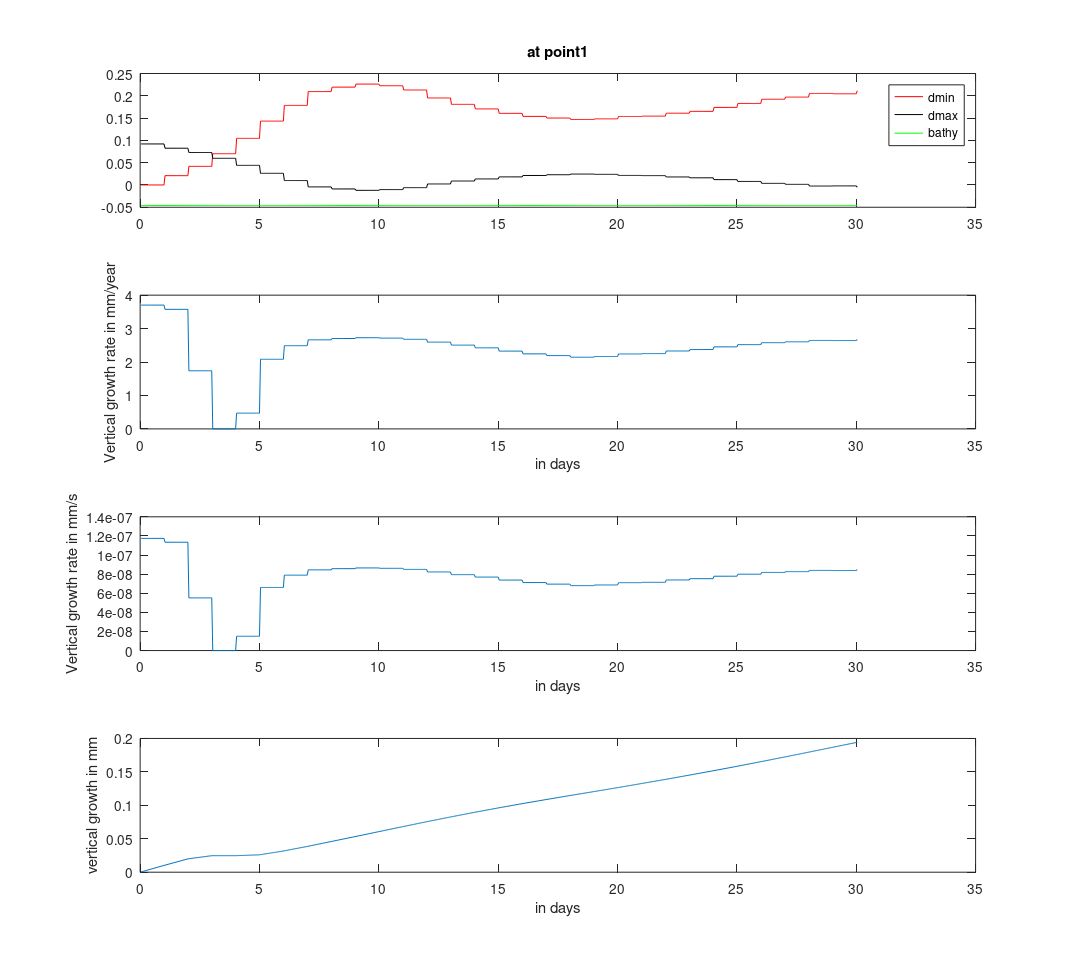
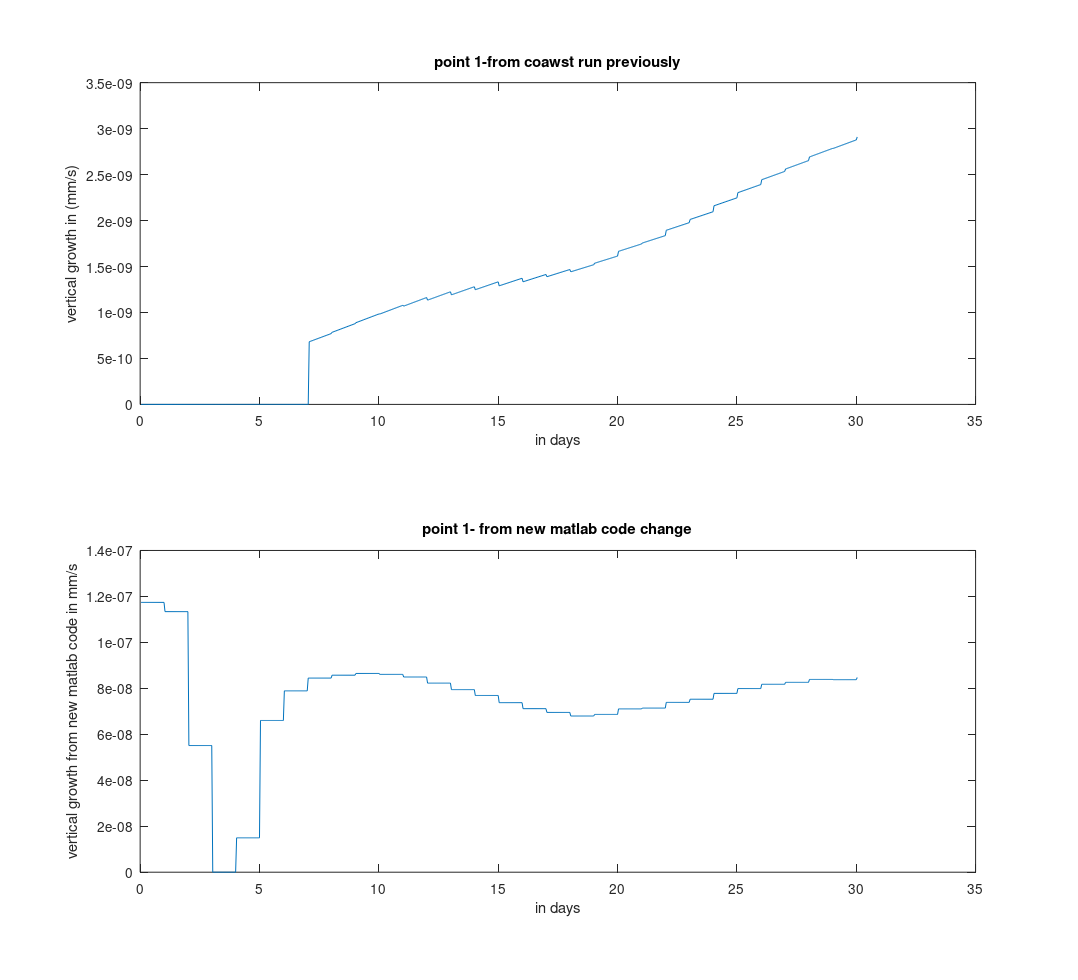

MATLAB code to generate these figures, in order:
clear all ; close all ; clc ; 
% iterate through time
% Adaptation of growht curve to COAWST model ..need to read a mat file
% with information of mean high water and a marsh elevation (or bathy that
% would be the depth % 
% currently the mat file has information on two points 

%
% 
sec2day=1.0/86400; 
dt=3600; 
por=.9; % #rough estimate of 1-porosity
dens=2650; 
chiref=0.158; %# recalcitrant carbon
po=(1-por)*dens ; % 300; % *(1-por)*density ;% 
bedmass(1:721)=250; % Initial bedmass of organic matter in kg/sq-m
marsh_grow(1:721)=0.0 ; 
marsh_mask=1 ;


% I have to double check but I recall nuGp has units [1/day] 
%AMC then has units kg/[s m^2 ]  (e.g. the total growth for 180 days, is resealed to a yearly rate in seconds)
%then (kg/[s m^2]) /( kg/[m^3]) = m/s  which is the vertical accretion rate as appropriate
%As for the scaling factor, this was a simple math excercise.
%It will take me time to recreate but basically, when the 
%derivative of the parabola is zero you want the function to evaluate at 
%1 given the two roots Dmax and Dmin of the parabola
% 
% 
% 
load('point12_data_mvt','zeta1','dmin1','mvt1',.....
                        'mbp1','mtr1','h1',........
                        'zeta2','dmin2','mvt2',.....
                        'mbp2','mtr2','h2'); 
 marsh_grow_old = 0.0 ; 
 for iic=1:length(dmin1)  ; % length(Dmin)
%   %disp('dt in days')
   dt_indays(iic)=iic*dt*sec2day ;
   BMax=2.500; %# kg/m2
   
   Dmin=dmin1(iic)     ; % Read in MHW)
   
   Dmax=-0.73*2.0*Dmin+0.092+Dmin; % 
   
   dmax1(iic)=Dmax     ;

   Depth=h1            ; 
   %Depth=-0.05 ;%zeta1(iic)    ; % you know i wrote my thoughts about our onr work, but nobody talks science together so i kept that as a note.. because like you said John was borderline weird to me that pissed me off .. in order to fill him with neils work , i showed him reedy creek sims and wave thrust. now the waves there are 0.001 mm in height ..� 
   
   Depth=abs(Depth); 
   AA=0.25*(Dmin-Dmax)*(Dmax-Dmin)          ; 
   Bpeak=BMax*(Depth-Dmax)*(Depth-Dmin)/AA  ;% #peak biomass as a function of depth
%   
   Bpeak(Bpeak<=1e-9)=0  ;
%   Bfrac=(Bpeak/BMax);  % #quick fraction for plotting
%   
   Bpeak=max(Bpeak,0.0) ; 
   nuGp=.0138 ; % accordign to Joel units of 1/day #below ground  fraction 
% % % 
   if(dt_indays(iic)<180)
% %   AMC then has units kg/[year m^2 ] % Bpeak is in kg/sq.m and nugp is in
% %   1/day , *dt_indays = kg/(m^2-year)
 % integrated rate for 180 days of growth 
    AMC(iic)=(180*Bpeak*(nuGp));  %its an yearly rate for 180 days 

%    % only do this for marsh cells 
    AMC(iic)=AMC(iic)*marsh_mask  ;
   else
    AMC(iic)=0.0; 
   end 
   
   Rref(iic)=AMC(iic)*chiref  ;%#what material remains % kg*/(m^2-year)
   marsh_rate_vert(iic)=(Rref(iic)/po);%  #vertical accretion rate in m/year
   
   % if this the rate per year, then convert it to seconds first m/s
   marsh_vert_rate_insec(iic)= marsh_rate_vert(iic)/(365*86400)       ; 
   
   % marsh accretion , keep adding to previous amount of accretion  
   % then convert the rate of m/s to actual accretion m/s*dt in s to get m 
   slope_in_meter=marsh_vert_rate_insec(iic)*dt ; % each time step adds to accretion  
   marsh_grow(iic)=marsh_grow_old+slope_in_meter  ;
   
   marsh_grow_old=marsh_grow(iic);

  % convert slope in meter to kg/sq.m
   mo(iic)=slope_in_meter*po ; % added organic mass per time step  ; 
   bedmass(iic)=bedmass(iic)+mo(iic) ;
   
 end  
% %

figure(1)
subplot(4,1,1)
plot(dt_indays, squeeze(dmin1),'r')
hold on 
plot(dt_indays, squeeze(dmax1), 'k')
hold on 
plot(dt_indays, squeeze(h1).*(dt_indays./dt_indays), 'g')
legend('dmin','dmax','bathy')
title('at point1')

% subplot(4,1,2)
% plot(dt_indays, squeeze(mtr1))
% xlabel('in days')
% ylabel('tidal range')
% title('at point1')

%figure(2)
subplot(4,1,2)
plot(dt_indays, squeeze(marsh_rate_vert)*1000)
xlabel('in days')
ylabel('Vertical growth rate in mm/year')
%title('at point1')

subplot(4,1,3)
plot(dt_indays, squeeze(marsh_vert_rate_insec)*1000)
xlabel('in days')
ylabel('Vertical growth rate in mm/s')
%title('at point1')

subplot(4,1,4)
plot(dt_indays,marsh_grow(1:721)*1000) 
xlabel('in days')
ylabel('vertical growth in mm')
%title('at point 1')

set(gcf,'PaperUnits','inches','PaperPosition',[0 0 11 10])
print('-dpng','-r100','png/figures_pt1_matlabcode.png')

 figure(5)
 subplot(2,1,1)
 plot(dt_indays, squeeze(mvt1)*1000)
 xlabel('in days')
 ylabel('vertical growth in (mm/s)')
 title('point 1-from coawst run previously')
%  hold on  

 subplot(2,1,2)
 plot(dt_indays, marsh_vert_rate_insec*1000)
 xlabel('in days')
 ylabel('vertical growth from new matlab code in mm/s')
  title('point 1- from new matlab code change')

set(gcf,'PaperUnits','inches','PaperPosition',[0 0 11 10])
print('-dpng','-r100','png/figures_pt1_matlab_COAWST.png')
 % plot(dt_indays, squeeze(mo))
% legend('model prediction','new matlab code')
% title('at point 1')
